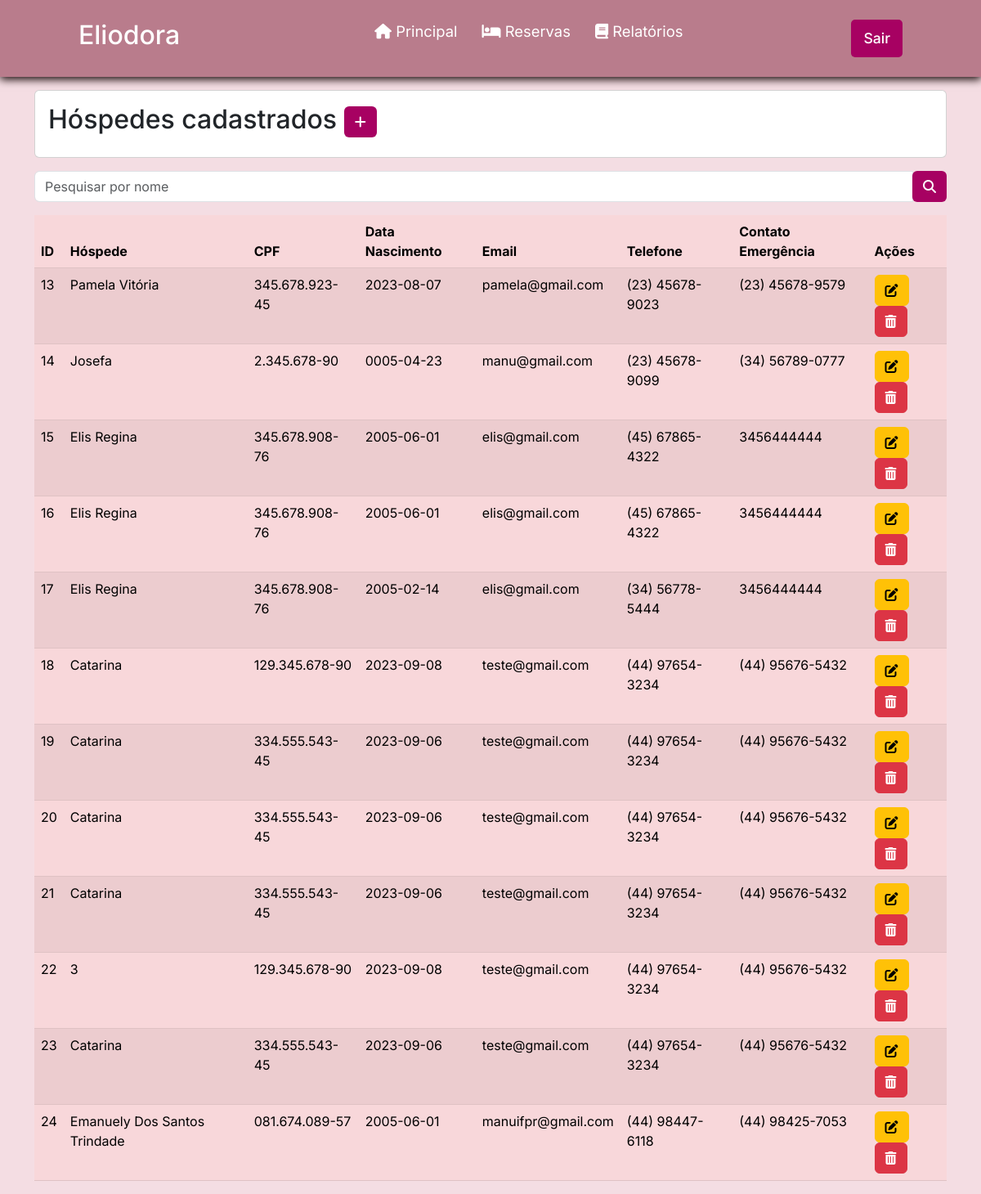
The page /listarHospedes.php (signed in) on the database as committed earlier.
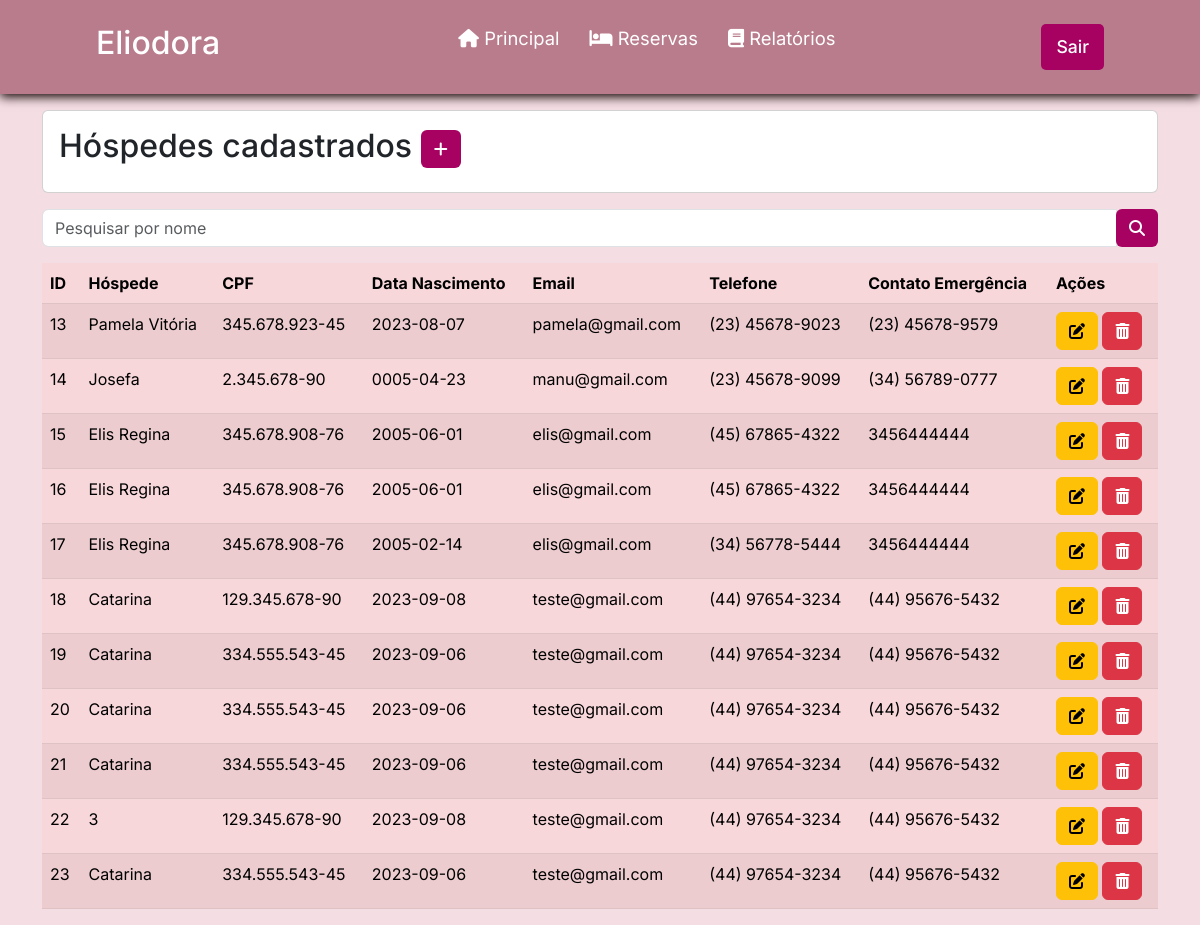
The same page on the database as committed later.
### tables this page shows
CREATE TABLE `hospede` (
  `id` int(11) NOT NULL,
  `nome` varchar(100) NOT NULL,
  `cpf` varchar(15) NOT NULL,
  `dataNascimento` date NOT NULL,
  `genero` varchar(1) NOT NULL,
  `estado` varchar(100) NOT NULL,
  `cidade` varchar(100) NOT NULL,
  `endereco` varchar(100) NOT NULL,
  `numeroEndereco` int(11) NOT NULL,
  `cep` varchar(15) NOT NULL,
  `email` varchar(45) NOT NULL,
  `telefone` varchar(20) NOT NULL,
  `contatoEmergencia` varchar(20) NOT NULL
);

### listarHospedes.php (the view, shortened to what this page needs)
<?php
require_once("conexao.php");
$V_WHERE = " ";
$sql = "SELECT * FROM hospede
        WHERE 1 = 1 " . $V_WHERE;
$resultado = mysqli_query($conexao, $sql);
?>
<?php require_once("cabecalho.php");?>
     <div class="card mt-3 mb-3">
  <div class="card-body">
    <h2 class="card-title">Hóspedes cadastrados
    <a href="cadastrarHospede.php"
    class="btn btn-sn" style="background-color: #a70162; color: #fff;"><i class="fa-solid fa-plus"></i>
      </a>
      </h2>
  </div>
</div>
<form method="post">
<div class="input-group mb-3">
  <input type="text" name="nome" id="nome" class="form-control" placeholder="Pesquisar por nome" aria-label="Recipient's username" aria-describedby="basic-addon2">
  <div class="input-group-append">
    <button name="pesquisar" class="btn" style="background-color: #a70162; color: #fff;" type="submit" ><i class="fa-solid fa-magnifying-glass"></i> </button>
    </form>
    </div>
     <table class="table table-danger table-striped">
  <thead>
    <tr>
      <th scope="col">ID</th>
      <th scope="col">Hóspede</th>
      <th scope="col">CPF</th>
      <th scope="col">Data Nascimento</th>
      <th scope="col">Email</th>
      <th scope="col">Telefone</th>
      <th scope="col">Contato Emergência</th>
      <th scope="col">Ações</th>
    </tr>
  </thead>
  <tbody>
        <?php while ($linha = mysqli_fetch_array($resultado)){ ?>
    <tr>
    <td><?= $linha['id'] ?></th>
      <td><?= $linha['nome'] ?></td>
      <td><?= $linha['cpf'] ?></td>
      <td><?= $linha['dataNascimento'] ?></td>
      <td><?= $linha['email'] ?></td>
      <td><?= $linha['telefone'] ?></td>
      <td><?= $linha['contatoEmergencia'] ?></td>
      <td>
        <a href="alterarHospede.php?id=<?= $linha['id'] ?>" class="btn btn-warning">
        <i class="fa-solid fa-pen-to-square"></i>
        </a>
        <a href="listarHospedes.php?id=<?= $linha['id'] ?>" class="btn btn-danger"
        onclick="return confirm('Confirma exclusão')">
        <i class="fa-solid fa-trash-can"></i>
        </a>
        </td>
    </tr>
    <?php } ?>
  </tbody>
</table>
</body>
</html>

Rows that differ between the two databases and show on the page:
removed hospede: id "24", nome "Emanuely Dos Santos Trindade", cpf "081.674.089-57", dataNascimento "2005-06-01", email "manuifpr@gmail.com", telefone "(44) 98447-6118", contatoEmergencia "(44) 98425-7053"
